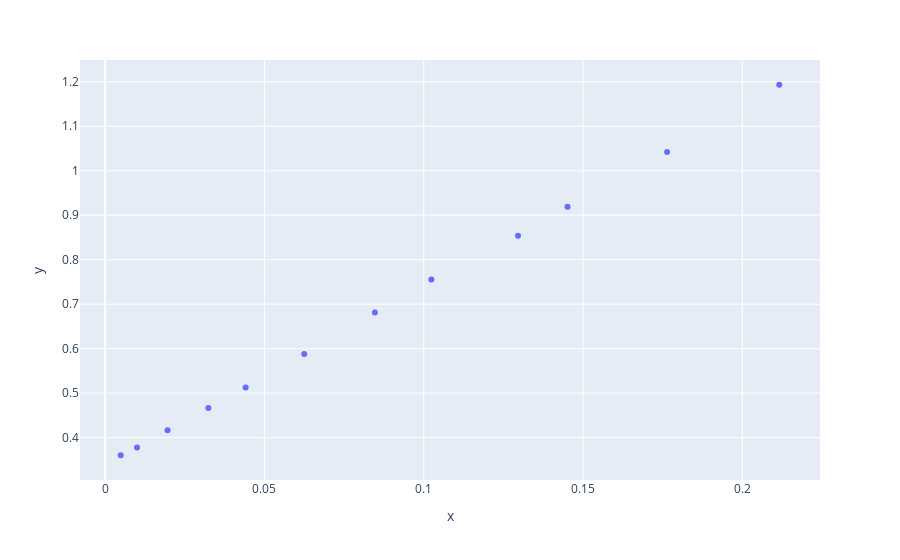

The code cell stored with this chart in its notebook:
### Markdown cell above
Строим предварительный график:

### Code cell
px.scatter(x=v, y=u).show()

### Figure 1 — Plotly figure (JSON) as saved in the notebook; plotly's stock layout.template omitted (floating-point values rounded to 4 significant figures)
{"data": [{"hovertemplate": "x=%{x}<br>y=%{y}<extra></extra>", "legendgroup": "", "marker": {"color": "#636efa", "symbol": "circle"}, "mode": "markers", "name": "", "orientation": "v", "showlegend": false, "x": [0.2116, 0.1764, 0.1452, 0.1296, 0.1024, 0.08468, 0.0625, 0.0441, 0.0324, 0.0196, 0.01, 0.0049], "xaxis": "x", "y": [1.193, 1.042, 0.9193, 0.8538, 0.7556, 0.6812, 0.5883, 0.5128, 0.4666, 0.4167, 0.3779, 0.3604], "yaxis": "y", "type": "scatter"}], "layout": {"xaxis": {"anchor": "y", "domain": [0.0, 1.0], "title": {"text": "x"}}, "yaxis": {"anchor": "x", "domain": [0.0, 1.0], "title": {"text": "y"}}, "legend": {"tracegroupgap": 0}, "margin": {"t": 60}}}
